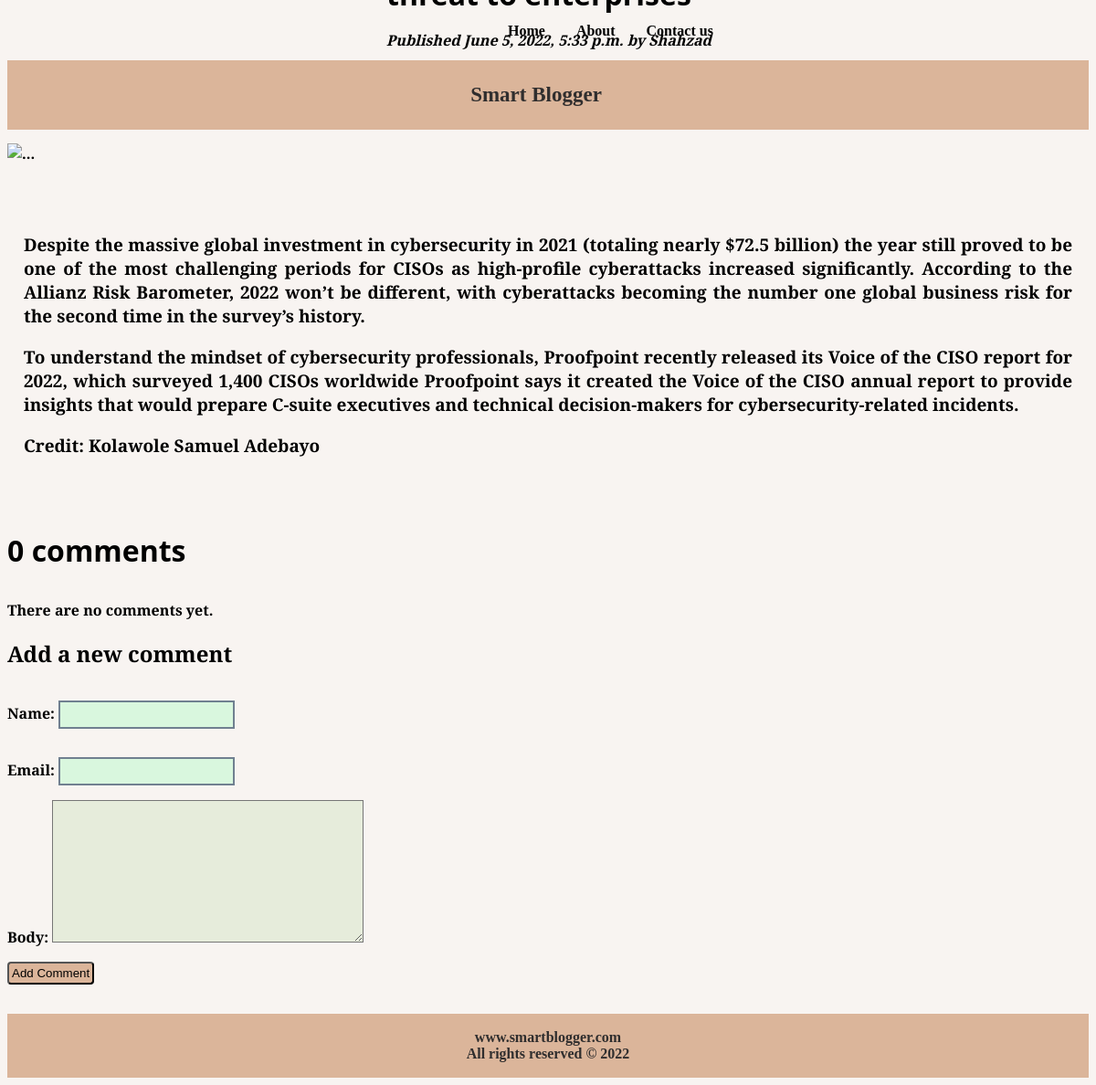
The page /2022/6/5/cisos-say-ransomware-is-the-least-concerning-threat-to-enterprises/ on the database its author committed.
### blog/models.py (models this page shows, shortened)
class Post(models.Model):
    STATUS_CHOICES = (('draft', 'Draft'), ('published', 'Published'),)
    title = models.CharField(max_length=250)
    slug = models.SlugField(max_length=250, unique_for_date='publish')
    author = models.ForeignKey(
        User, on_delete=models.CASCADE, related_name='blog_posts')
    body = models.TextField()
    imageURL=models.CharField(max_length=500)
    publish = models.DateTimeField(default=timezone.now)
    created = models.DateTimeField(auto_now_add=True)
    updated = models.DateTimeField(auto_now=True)
    status = models.CharField(max_length=10, choices=STATUS_CHOICES, default='draft')
    objects = models.Manager()
    published = PublishedManager()
    class Meta:
        ordering = ('-publish',)

### blog/views.py (the view)
# urls.py: path('<int:year>/<int:month>/<int:day>/<slug:post>/',views.post_details, name='post_details'),
def post_details(request,	year,	month,	day,	post):
    post = get_object_or_404(Post, slug=post,
                             status='published',
                             publish__year=year,
                             publish__month=month,
                             publish__day=day)
    comments = post.comments.filter(active=True)
    new_comment = None
    if request.method == 'POST':
        comment_form = CommentForm(data=request.POST)
        if comment_form.is_valid():
            new_comment = comment_form.save(commit=False)
            new_comment.post = post
            new_comment.save()
    else:
        comment_form = CommentForm()
    return render(request,
                  'blog/post/details.html',
                  {'post':	post,
                   'comments':	comments,
                   'new_comment':	new_comment,
                   'comment_form':	comment_form})

### blog/forms.py
class CommentForm(forms.ModelForm):
    class Meta:
        model = Comment
        fields = ('name', 'email', 'body')

### blog/templates/blog/post/details.html (shortened to what this page needs)
{% extends "blog/base.html" %}
{% block content %}
{% load static %}
<div style="border-radius: 2px 70px 70px 2px;">
<div class="detailImg">
<img src="{{post.imageURL}}" width="400" height="305" alt="...">
</div>
<h1 style="font-family:'Segoe UI', Tahoma, Geneva, Verdana, sans-serif; margin:18px;margin-left:415px;margin-top: -250px;">{{ post.title }}</h1>
<p class="date" style="margin-top:-16px;font-style:italic;margin-bottom: 96px; margin:18px;margin-left:415px;margin-bottom: 200px">
	Published {{ post.publish }} by {{ post.author }}
</p>
<div style="font-size: 19px;text-align: justify; margin:18px;margin-bottom: 80px; margin-top: 80px;">
	{{ post.body|linebreaks }}
</div>
<div class="comment-section">
	{% with comments.count as total_comments %}
	<h2
		style="margin-bottom:33px;font-size: 32px;font-family: 'Segoe UI', Tahoma, Geneva, Verdana, sans-serif;">
		{{ total_comments }} comment{{ total_comments|pluralize }}
	</h2>
	{% endwith %}
	{% for comment in comments %}
	<div class="comment"
		style=" margin:5px;display: block; width: 35%;border-radius: 4px;padding: 8px; background-color: rgb(147 255 186);">
		<p class="info" style="color: rgb(72 72 72); font-weight: bold; margin-top: 15px;">
			Comment {{ forloop.counter }} by {{ comment.name }}
			{{ comment.created }}
		</p>
		{{ comment.body|linebreaks }}
	</div>
</div>
{% empty %}
<p>There are no comments yet.</p>
{% endfor %}
{% if new_comment %}
<h2>Your comment has been added.</h2>
{% else %}
<h2>Add a new comment</h2>
<form name="form1" action="." method="post" autocomplete="off">
	{{ comment_form.as_p }}
	<p><input class="addcom" type="submit" value="Add Comment"></p>
</form>
{% endif %}
</div>
{% endblock %}

### blog/templates/blog/base.html (style rules this page uses)
body { font-weight: bold; font-family: 'Spectral', serif; background-color:rgb(248, 244, 241); }
h1 { margin-top: 0; font-family: 'Courgette', cursive; }
.addcom { color: black; background-color: rgb(219, 181, 154); padding: 3px; border-radius: 4px; }
.detailImg { margin-top: 10px; }
#id_name, #id_email { padding: 6px; background-color:#d9f7de; margin-top: 15px; border:2px solid slategrey; }
#id_body { background-color:rgb(230, 236, 219); }

### rows shown on the page
Post: publish "June 5, 2022, 5:33 p.m.", author "Shahzad", body "Despite the massive global investment in cybersecurity in 2021 (totaling nearly $72.5 billion) the year still proved to be one of the most challenging periods for CISOs as high-profile cyberattacks increased significantly. According to the Allianz Risk Barometer, 2022 won’t be different, with cyberattacks becoming the number one global business risk for the second time in the survey’s history. To understand the mindset of cybersecurity professionals, Proofpoint recently released its Voice of the CISO report for 2022, which surveyed 1,400 CISOs worldwide Proofpoint says it created the Voice of the CISO annual report to provide insights that would prepare C-suite executives and technical…"

### other values the page prints
{{ total_comments }} "0"
